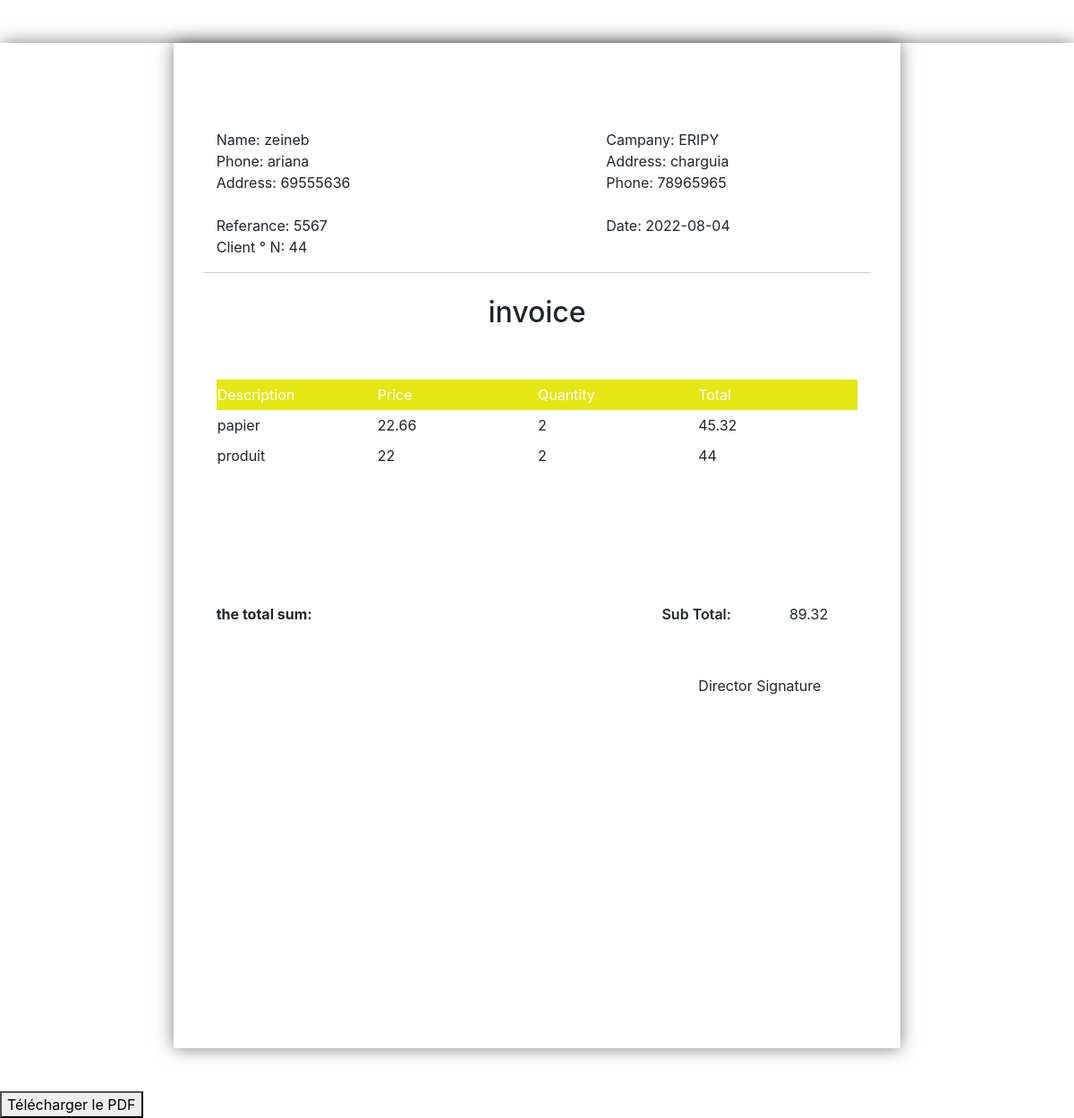
Screenshot of /Views/afficherproduct.php with the database file from the repository.
### tables this page shows
CREATE TABLE `facture` (
  `id` int(10) NOT NULL,
  `name` varchar(50) NOT NULL,
  `phone` varchar(30) NOT NULL,
  `address` varchar(80) NOT NULL,
  `campany` varchar(80) NOT NULL,
  `phonec` varchar(80) NOT NULL,
  `addressc` varchar(250) NOT NULL,
  `referance` varchar(50) NOT NULL,
  `date` date NOT NULL,
  `clientn` varchar(80) NOT NULL
);

CREATE TABLE `product` (
  `id` int(9) NOT NULL,
  `description` varchar(255) NOT NULL,
  `unit` varchar(255) NOT NULL,
  `quantity` int(9) NOT NULL,
  `referancep` varchar(50) NOT NULL
);

### Controller/productC.php (called while the page is built, shortened)
<?php
    class productC {
        public function afficherProduct()
        {
            $sql = "SELECT description ,unit ,quantity , quantity*unit as amount  FROM product WHERE referancep =( SELECT referance FROM facture ORDER BY  id DESC LIMIT 1)" ;
            $db = config::getConnexion();
            try {
                $liste = $db->query($sql);
                return $liste;
            } catch (Exception $e) {
                die('Erreur: ' . $e->getMessage());
            }
        }
        public function affichertotal()
        {
            $sql = "SELECT SUM(unit*quantity) AS amount FROM product WHERE referancep =( SELECT referance FROM facture ORDER BY  id DESC LIMIT 1) ";
            $db = config::getConnexion();
            try {
                $liste = $db->query($sql);
                return $liste;
            } catch (Exception $e) {
                die('Erreur: ' . $e->getMessage());
            }
        }
    }

### Views/afficherproduct.php (the view, shortened to what this page needs)
<?php
    require_once "../Controller/productC.php";
?>
<!DOCTYPE html>
    <html lang="en">
    <head>
    <link rel="stylesheet" href="https://maxcdn.bootstrapcdn.com/bootstrap/4.0.0/css/bootstrap.min.css">
    <link rel="stylesheet" href="https://cdnjs.cloudflare.com/ajax/libs/font-awesome/5.15.1/css/all.min.css">
    <link rel="stylesheet" href="css/pdf.css">
    </head>
    <body class="page" >
<div id ="html2pdf">
<div class="my-5 page" size="A4">
        <div class="p-5">
                        <?PHP
                            $productC= new productC();
                            $list = $productC->afficherProduct();
                           $total= $productC-> affichertotal();
                        ?>
                            <?php
                            $host = 'localhost';
                            $dbname = 'eriphy';
                            $username = 'root';
                            $password = '';
                            $dsn = "mysql:host=$host;dbname=$dbname";
                            $sql = "SELECT * FROM facture ORDER BY id DESC LIMIT 1";
                            try{
                             $pdo = new PDO($dsn, $username, $password);
                             $stmt = $pdo->query($sql);
                            }catch (PDOException $e){
                              echo $e->getMessage();
                            }
                          ?>
                            <?php while($row = $stmt->fetch(PDO::FETCH_ASSOC)) : ?>
             <section class="store-user mt-5">
                <div >
                    <div class="row bb pb-3">
                        <div class="col-7">
            Name: <?php echo htmlspecialchars($row['name']); ?></br>
            Phone: <?php echo htmlspecialchars($row['address']); ?></br>
            <div class="address"> Address: <?php echo htmlspecialchars($row['phone']); ?></br> </div>
<br>
            Referance: <?php echo htmlspecialchars($row['referance']); ?></br>
            Client ° N: <?php echo htmlspecialchars($row['clientn']); ?></br>
            </div>
            <div class="col-5">
        <div class="address">Campany: <?php echo htmlspecialchars($row['campany']); ?></br></di>
      <div class="address">  Address: <?php echo htmlspecialchars($row['addressc']); ?></br></div>
         Phone: <?php echo htmlspecialchars($row['phonec']); ?>
         <br>
         <br>
         Date: <?php echo htmlspecialchars($row['date']); ?></br>
                </section>
     <?php endwhile; ?>
     <center><h2>invoice</h2></center>
     <br>
     <section class="product-area mt-4 p">
                <table class="devis">
                    <thead>
						    <tr>
                            <td> Description</td>
                            <td>Price</td>
                            <td>Quantity</td>
                            <td>Total</td>
                        </tr>
                    </thead>
                    <tbody>
                                                <?PHP
                                                    foreach ($list as $row) {
                                                ?>
                                                <tr>
                                                    <td><?PHP echo $row['description'];?></td>
                                                    <td><?PHP echo $row['unit']; ?></td>
                                                    <td><?PHP echo $row['quantity']; ?></td>
                                                    <td><?PHP echo $row['amount'] ; ?></td>
                                                </tr>
                                                <?PHP
                                                    }
                                                ?>
                                            </tbody>
                                        </table>
                                                </section>
<br>
<br>
<br>
<br>
<br>
<br>
                <section class="balance-info p ">
                <div class="row">
                    <div class="col-8">
                        <p class="m-0 font-weight-bold"> the total sum: </p>
                    </div>
                    <div class="col-4">
                        <table class="table border-0 table-hover">
                            <tr>
                                <td>Sub Total:</td>
                                <?PHP
                                 foreach ($total as $row) {
                                 ?>
                                <td><?PHP echo $row['amount'] ; ?></td>
                                <?PHP
                                                    }
                                                ?>
                            </tr>
                        </table>
                        <div class="col-12">
                            <p class="text-center m-0"> Director Signature </p>
                        </div>
                    </div>
                </div>
            </section>
                            </div>
                        </div>
                    </div>
                                    <button id ="exportPDF">Télécharger le PDF</button>
    </body>
</html>

### Views/css/pdf.css (style rules this page uses)
:root { --body-bg: rgb(204, 204, 204); --white: #ffffff; --darkWhite: #ccc; --black: #000000; --dark: #615c60; --themeColor: #e4e713; --pageShadow: 0 0 0.5cm rgba(0, 0, 0, 0.5); }
body { background-color: var(--body-bg); }
.page { background: var(--white); display: block; margin: 0 auto; position: relative; box-shadow: var(--pageShadow); }
.page[size="A4"] { width: 21.5cm; height: 29.7cm; overflow: hidden; }
.bb { border-bottom: 1px solid var(--darkWhite); }
.store-user { padding-bottom: 25px; }
.store-user .address { font-weight: 400; }
thead { color: var(--white); background: var(--themeColor); }
.table td, .table th { text-align: center; vertical-align: middle; width: 150px; }
tr th:first-child, tr td:first-child { text-align: left; }
.balance-info .table td, .balance-info .table th { padding: 0; border: 0; }
.balance-info tr td:first-child { font-weight: 600; }
.devis { table-layout: fixed; width: 100%; }
.p { line-height: 2em ; }

### rows the page displays
facture: name "zeineb", address "ariana", phone "69555636", referance "5567", clientn "44", campany "ERIPY", addressc "charguia", phonec "78965965", date "2022-08-04"
product: description "papier", unit "22.66", quantity "2", amount "45.32"
product: description "produit", unit "22", quantity "2", amount "44"

### other values shown
$row['amount'] "89.32"
